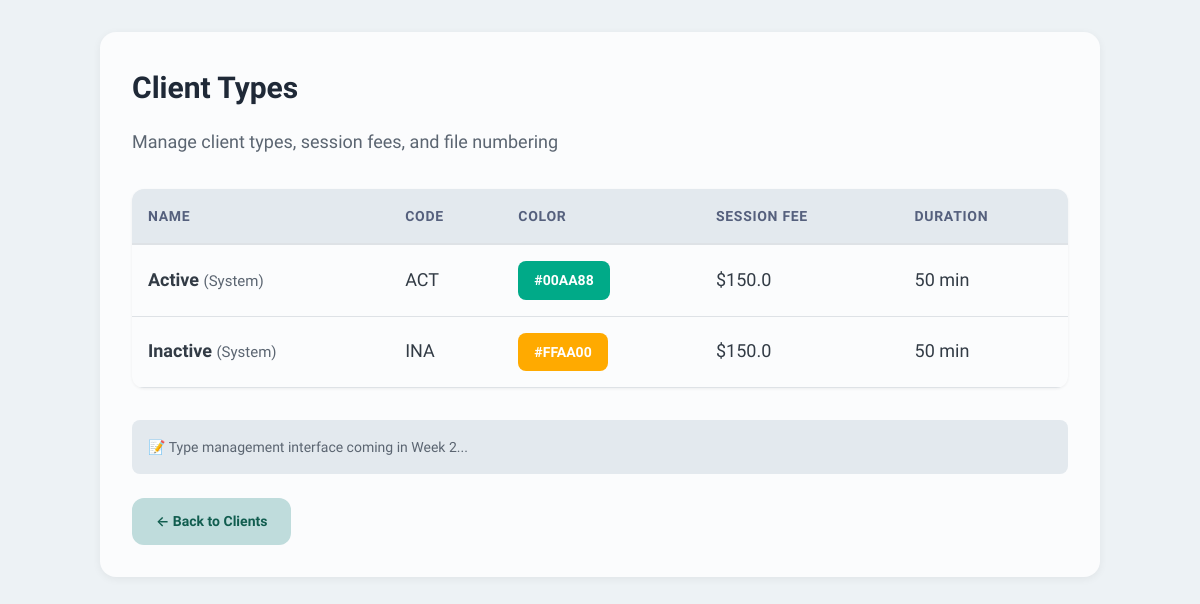
The page /types on the database as committed earlier.
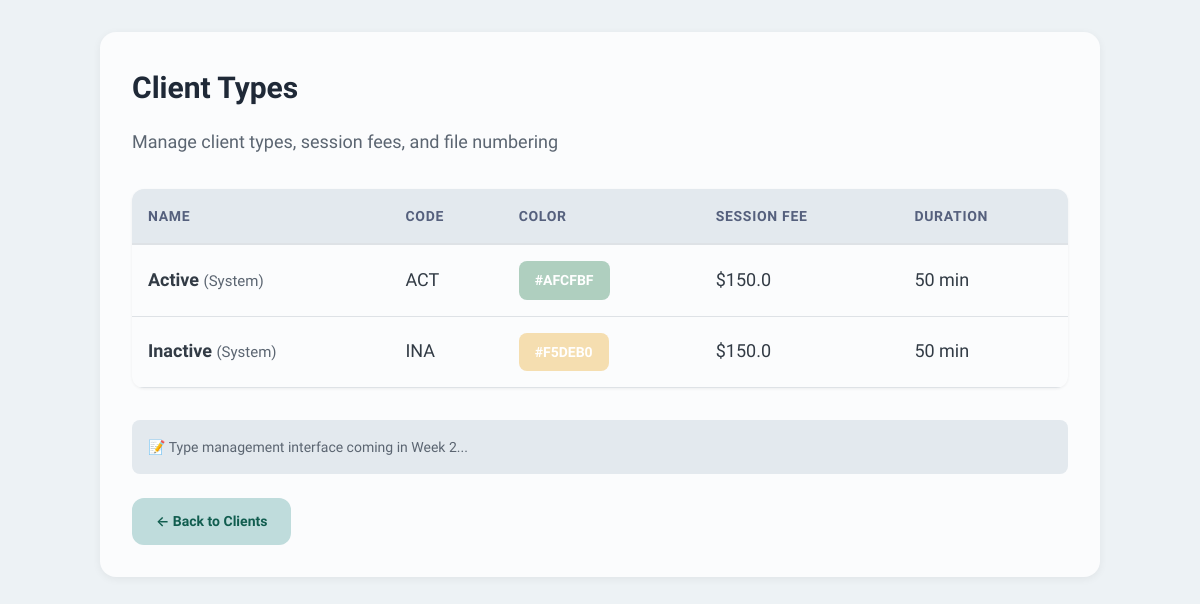
The same page on the database as committed later.
### tables this page shows
CREATE TABLE client_types (
                id INTEGER PRIMARY KEY AUTOINCREMENT,
                name TEXT UNIQUE NOT NULL,
                color TEXT NOT NULL,
                code TEXT,
                file_number_style TEXT NOT NULL,
                file_number_prefix TEXT,
                file_number_suffix TEXT,
                file_number_counter INTEGER DEFAULT 0,
                session_fee REAL,
                session_duration INTEGER,
                retention_period INTEGER,
                is_system INTEGER DEFAULT 0,
                created_at INTEGER NOT NULL,
                modified_at INTEGER NOT NULL
            );

### web/app.py (the view)
@app.route('/types')
def manage_types():
    all_types = db.get_all_client_types()
    return render_template('manage_types.html', all_types=all_types)

### core/database.py (called while the page is built)
    def connect(self):
        return sqlite3.connect(str(self.db_path))

    def get_all_client_types(self) -> List[Dict[str, Any]]:
        conn = self.connect()
        conn.row_factory = sqlite3.Row
        cursor = conn.cursor()
        cursor.execute("SELECT * FROM client_types ORDER BY name")
        rows = cursor.fetchall()
        conn.close()
        return [dict(row) for row in rows]

### web/templates/manage_types.html (shortened to what this page needs)
{% extends "base.html" %}
{% block content %}
<div class="card">
    <h2>Client Types</h2>
    <p style="color: #5B6571; margin-top: 0.5rem;">Manage client types, session fees, and file numbering</p>
    <table>
        <thead>
            <tr>
                <th>Name</th>
                <th>Code</th>
                <th>Color</th>
                <th>Session Fee</th>
                <th>Duration</th>
            </tr>
        </thead>
        <tbody>
            {% for type in all_types %}
            <tr>
                <td>
                    <strong>{{ type.name }}</strong>
                    {% if type.is_system %}<small>(System)</small>{% endif %}
                </td>
                <td>{{ type.code or '-' }}</td>
                <td>
                    <span class="type-badge" style="background-color: {{ type.color }}">
                        {{ type.color }}
                    </span>
                </td>
                <td>${{ type.session_fee or 0 }}</td>
                <td>{{ type.session_duration or 0 }} min</td>
            </tr>
            {% endfor %}
        </tbody>
    </table>
    <div class="info-note">
        📝 Type management interface coming in Week 2...
    </div>
    <a href="{{ url_for('index') }}" class="btn">← Back to Clients</a>
</div>
{% endblock %}

### web/templates/base.html (shortened to what this page needs)
<!DOCTYPE html>
<html lang="en">
<head>
</head>
<body>
    <main>
        {% block content %}{% endblock %}
    </main>
</body>
</html>

### web/templates/base.html (style rules this page uses)
* { margin: 0; padding: 0; box-sizing: border-box; }
body { font-family: 'Lexend', -apple-system, BlinkMacSystemFont, "Segoe UI", Roboto, sans-serif; line-height: 1.6; color: #111827; background: #EDF2F5; font-size: 1.125rem; }
main { max-width: 1400px; margin: 0 auto; padding: 2rem 2rem 2rem 2rem; }
.btn { display: inline-block; padding: 0.75rem 1.5rem; background: #00aa88; color: white; text-decoration: none; border-radius: 0.75rem; border: none; font-size: 1rem; font-weight: 600; cursor: pointer; transition: all 0.2s; }
.card { background: white; border-radius: 1rem; padding: 2rem; box-shadow: 0 2px 8px rgba(0,0,0,0.08); margin-bottom: 2rem; }
.card h2 { font-size: 1.875rem; margin-bottom: 1rem; color: #1F2937; font-weight: 700; }
.type-badge { display: inline-block; padding: 0.375rem 0.75rem; border-radius: 0.5rem; font-size: 0.875rem; font-weight: 600; }

### web/templates/manage_types.html (style rules this page uses)
.card { background: #FBFCFD; border-radius: 1rem; padding: 2rem; box-shadow: 0 2px 8px rgba(0,0,0,0.06); max-width: 1000px; margin: 0 auto; }
h2 { color: #111827; margin-bottom: 0.5rem; }
.type-badge { display: inline-block; padding: 0.5rem 1rem; border-radius: 0.5rem; font-size: 0.875rem; font-weight: 600; color: white; }
table { width: 100%; border-collapse: collapse; background: #FBFCFD; border-radius: 0.75rem; overflow: hidden; box-shadow: 0 1px 3px rgba(0,0,0,0.06); margin-top: 2rem; }
thead tr { background: #E3E9EE; border-bottom: 2px solid #DEE2E6; }
th { padding: 1rem; text-align: left; font-weight: 600; color: #55607D; font-size: 0.875rem; text-transform: uppercase; letter-spacing: 0.05em; }
tbody tr { border-bottom: 1px solid #DEE2E6; transition: background 0.2s; }
td { padding: 1rem; color: #323B45; }
small { color: #5B6571; }
.info-note { color: #5B6571; margin-top: 2rem; padding: 1rem; background: #E3E9EE; border-radius: 0.5rem; font-size: 0.875rem; }
.btn { padding: 0.75rem 1.5rem; background: #BFDCDC; color: #115D4F; text-decoration: none; border-radius: 0.75rem; font-size: 0.875rem; font-weight: 600; transition: all 0.2s; display: inline-block; border: none; cursor: pointer; margin-top: 1.5rem; }

Rows that differ between the two databases and show on the page:
changed client_types "Active": color "#00AA88" → "#AFCFBF"
changed client_types "Inactive": color "#FFAA00" → "#F5DEB0"
